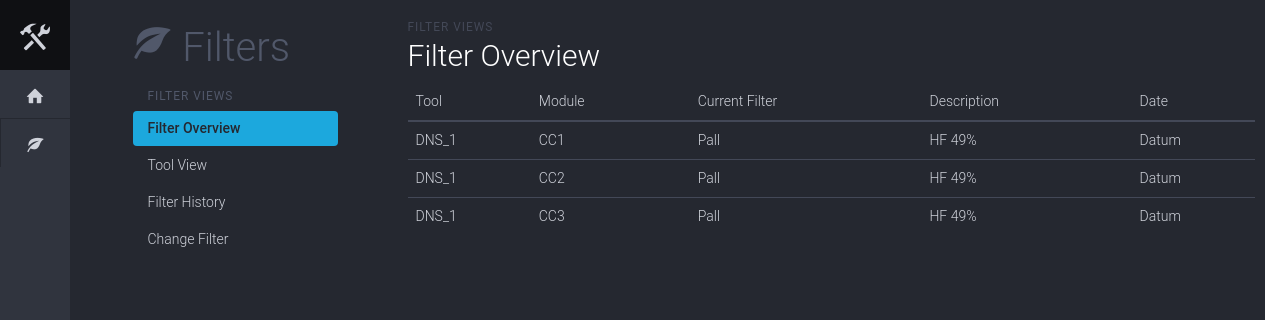
/filters/, run on an earlier commit of the app's database.
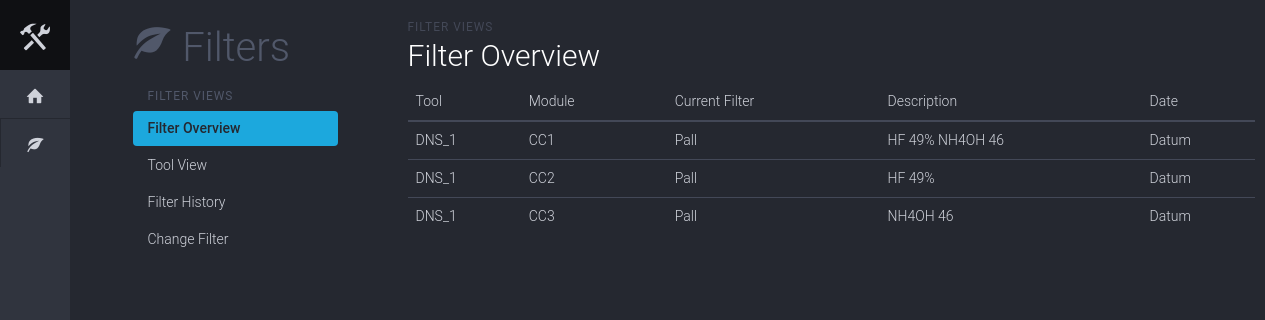
And on a later commit of the database.
### filter_app/models.py (models this page shows)
class Module(models.Model):
	name = models.CharField(max_length=32)
	main_tool = models.ForeignKey(Tool)
	current_filter = models.ForeignKey(Filter, related_name='modules')
	previous_filter = models.ForeignKey(Filter, related_name='+', null=True) # No backwards relation!
	chemistry = models.ManyToManyField(Chemistry, related_name='modules')
	class Meta:
		app_label = 'filter_app'
		verbose_name = 'module'
		verbose_name_plural = 'modules'
	def __unicode__(self):
		return self.main_tool.name + '-' +self.name
	def __str__(self):
		return self.main_tool.name + '-' +self.name

class Tool(models.Model):
	CR_CHOICES = (
	    ('FAB1', 'FAB1'),
	    ('FAB2', 'FAB2'),
	)
	name = models.CharField(max_length=8, unique=True)
	cleanroom = models.CharField(max_length=16, choices=CR_CHOICES, default='FAB1', null=True)
	class Meta:
		app_label = 'filter_app'
		verbose_name = 'tool'
		verbose_name_plural = 'tools'
		ordering = ['cleanroom', 'name', ]
	def __unicode__(self):
		return self.name
	def __str__(self):
		return self.name

class Filter(models.Model):
	product_code = models.CharField(max_length=255, unique=True)
	manufacturer = models.CharField(max_length=255)
	pore_size = models.CharField(max_length=32)
	class Meta:
		app_label = 'filter_app'
		verbose_name = 'filter'
		verbose_name_plural = 'filters'
	def __unicode__(self):
		return self.product_code
	def __str__(self):
		return self.product_code

class Chemistry(models.Model):
	name = models.CharField(max_length=32)
	concentration = models.CharField(max_length=32)
	class Meta:
		app_label = 'filter_app'
		verbose_name = 'chemistry'
		verbose_name_plural = 'chemicals'
	def __unicode__(self):
		return str(self.name) + ' ' + str(self.concentration)
	def __str__(self):
		return str(self.name) + ' ' + str(self.concentration)
	def description(self):
		return str(self.name) + ' ' + str(self.concentration)

### filter_app/views.py (the view)
class OverviewPage(ListView):
	model = models.Module
	context_object_name = 'module_list'
	template_name = 'overview.html'
	def get_queryset(self):
		return self.model.objects.all().prefetch_related()

### filter_app/templates/overview.html (shortened to what this page needs)
{% extends 'layout.html' %}
{% load staticfiles %}
{% block extra_css %}
	<link rel="stylesheet" href="{% static 'css/style.css' %}">
{% endblock extra_css %}
{% block navbar %}
	<nav class="iconav">
		<a class="iconav-brand" href="#">
			<span class="iconav-brand-icon icon icon-tools"></span>
		</a>
		<div class="iconav-slider">
			<ul class="nav nav-pills iconav-nav">
				<li>
					<a href="#" title="Overview" data-toggle="tooltip" data-placement="right" data-container=".iconav">
						<span class="icon icon-home"></span>
					</a>
				</li>
				<li>
					<a href="#" title="Overview" data-toggle="tooltip" data-placement="right" data-container=".iconav">
						<span class="icon icon-leaf"></span>
					</a>
				</li>
			</ul>
		</div>
	</nav>
{% endblock navbar %}
{% block content %}
	<div class="container">
		<div class="row">
			<div class="col-sm-9 col-xs-12 content">
				<div class="dashhead">
					<div class="dashhead-titles">
						<h6 class="dashhead-subtitle">Filter Views</h6>
						<h2 class="dashhead-title">Filter Overview</h2>
					</div>
				</div>
				<div class="table-full">
					<div class="table-responsive">
						<table class="table" data-sort="table">
							<thead>
								<tr>
									<th class="header">Tool</th>
									<th class="header">Module</th>
									<th class="header">Current Filter</th>
									<th class="header">Description</th>
									<th class="header">Date</th>
								</tr>
							</thead>
							<tbody>
								{% for module in module_list %}
								<tr>
									<td>
										{{ module.main_tool.name }}
									</td>
									<td>
										{{ module.name }}
									</td>
									<td>
										{{  module.current_filter.product_code }}
									</td>
									<td>
										{% for chem in module.chemistry.all %}
											{{ chem }}
										{% endfor %}
									</td>
									<td>
										Datum
									</td>
								</tr>
								{% endfor %}
							</tbody>
						</table>
					</div>
				</div>
			</div>
		</div>
	</div>
{% endblock content %}

What changed in the data, as far as the page shows it:
added Chemistry: name+concentration "NH4OH 46"
changed Module "CC3": loses Chemistry (name+concentration "HF 49%")
